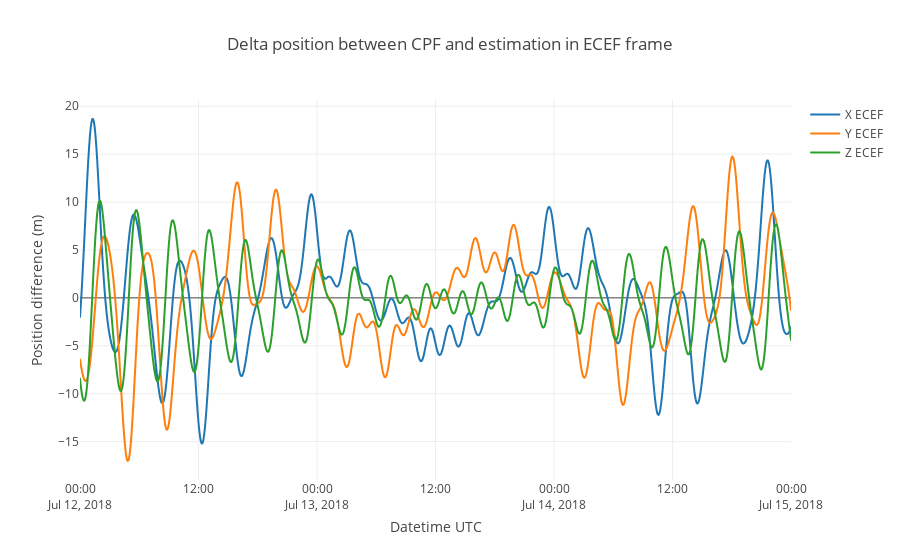

Notebook code for this chart:
### Markdown cell above
Plotting position difference

### Code cell
import plotly.graph_objs as go

traceX = go.Scattergl(
    x = cpfDataFrame['x'].index,
    y = PV_ecef_df['x'] - cpfDataFrame['x'],
    mode='lines',
    name='X ECEF'
)

traceY = go.Scattergl(
    x = cpfDataFrame['y'].index,
    y = PV_ecef_df['y'] - cpfDataFrame['y'],
    mode='lines',
    name='Y ECEF'
)

traceZ = go.Scattergl(
    x = cpfDataFrame['z'].index,
    y = PV_ecef_df['z'] - cpfDataFrame['z'],
    mode='lines',
    name='Z ECEF'
)

data = [traceX, traceY, traceZ]

layout = go.Layout(
    title = 'Delta position between CPF and estimation in ECEF frame',
    xaxis = dict(
        title = 'Datetime UTC'
    ),
    yaxis = dict(
        title = 'Position difference (m)'
    )
)

fig = dict(data=data, layout=layout)

pio.show(fig)

### Figure 1 — Plotly figure (JSON) as saved in the notebook; plotly's stock layout.template omitted (floating-point values rounded to 4 significant figures; data arrays with more than 128 entries replaced by an {"elided": "..."} marker saying what was removed)
{"data": [{"mode": "lines", "name": "X ECEF", "type": "scattergl", "uid": "8af46a80-5777-4318-9e70-eb48e028fab7", "x": {"elided": "865 str values"}, "y": {"elided": "865 float values"}}, {"mode": "lines", "name": "Y ECEF", "type": "scattergl", "uid": "f8b4855b-1e81-4ca3-86e5-d03a374545ab", "x": {"elided": "865 str values"}, "y": {"elided": "865 float values"}}, {"mode": "lines", "name": "Z ECEF", "type": "scattergl", "uid": "876bbcd5-d5b7-41f8-8e99-106b33d6f609", "x": {"elided": "865 str values"}, "y": {"elided": "865 float values"}}], "layout": {"autosize": true, "title": {"text": "Delta position between CPF and estimation in ECEF frame"}, "xaxis": {"autorange": true, "range": ["2018-07-12", "2018-07-15"], "title": {"text": "Datetime UTC"}, "type": "date"}, "yaxis": {"autorange": true, "range": [-19.01, 20.65], "title": {"text": "Position difference (m)"}, "type": "linear"}}}
